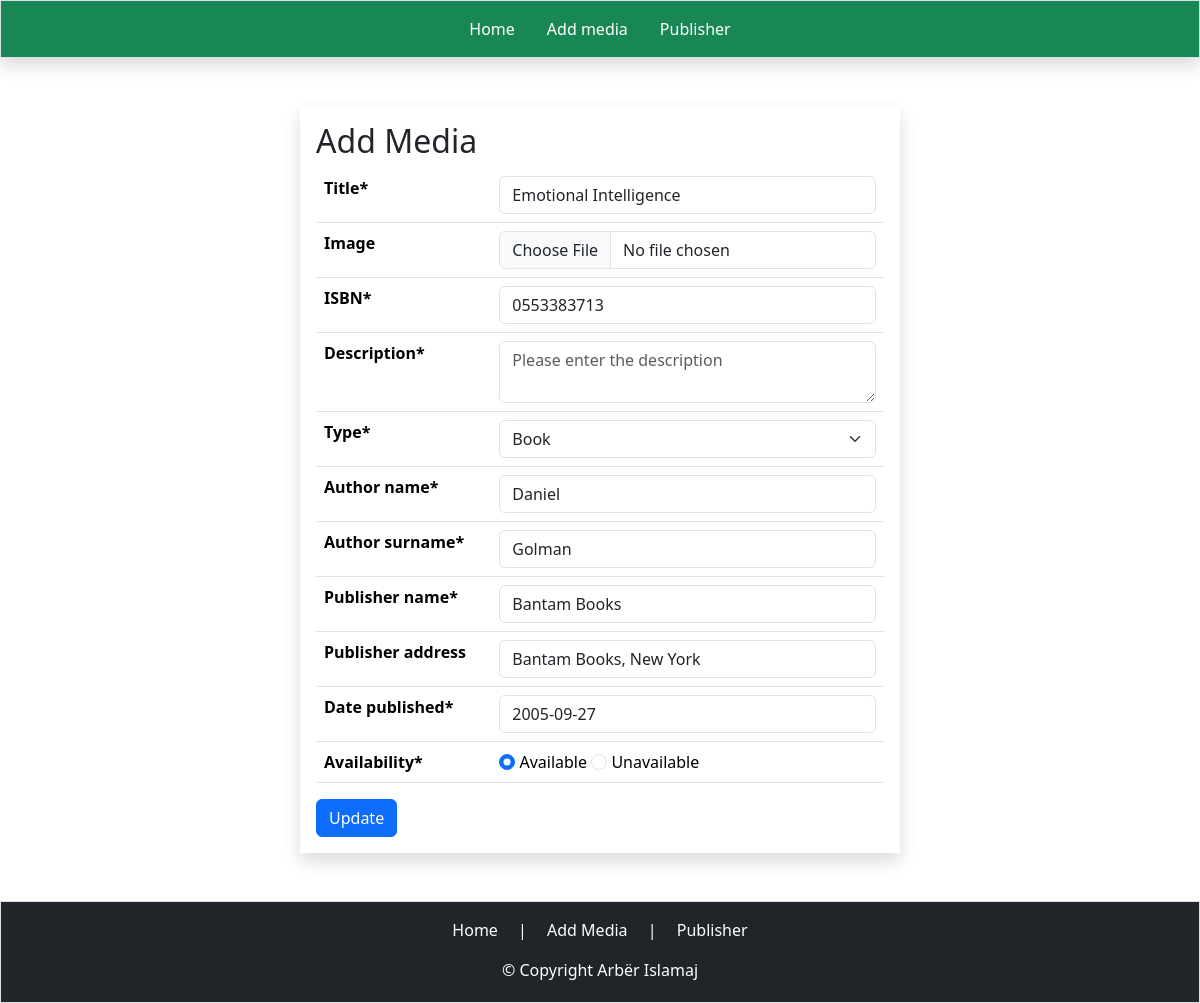
The page /update.php?mediaID=20 on the database its author committed.
### tables this page shows
CREATE TABLE `media_library` (
  `id` int(11) NOT NULL,
  `title` varchar(250) NOT NULL,
  `picture` varchar(250) DEFAULT NULL,
  `ISBN` varchar(50) NOT NULL,
  `description` varchar(250) NOT NULL,
  `type` varchar(30) NOT NULL,
  `author_first_name` varchar(55) NOT NULL,
  `author_last_name` varchar(55) NOT NULL,
  `publisher_name` varchar(100) NOT NULL,
  `publisher_address` varchar(250) DEFAULT NULL,
  `publish_date` date NOT NULL,
  `availability` varchar(55) NOT NULL
);

### update.php (the view, shortened to what this page needs)
<?php
require_once './components/db_connect.php';
$sql = "SELECT * FROM `media_library` WHERE id = $_GET[mediaID]";
$result = mysqli_query($conn, $sql);
$row = mysqli_fetch_assoc($result);
?>
<!DOCTYPE html>
<html lang="en">
<head>
    <link href="https://cdn.jsdelivr.net/npm/bootstrap@5.3.2/dist/css/bootstrap.min.css" rel="stylesheet">
</head>
<body>
    <?php require_once './components/navbar.php' ?>
    <div class="container w-50 shadow mt-5 mb-5 p-3">
        <fieldset class="">
            <h2>Add Media</h2>
            <form action="" method="POST" enctype="multipart/form-data">
                <table class="table">
                    <tbody>
                        <tr>
                            <th>
                                Title*
                            </th>
                            <td>
                                <input type="text" name="title" class="form-control" placeholder="Please enter the media title" value="<?= $row["title"]; ?>" required>
                            </td>
                        </tr>
                        <tr>
                            <th>
                                Image
                            </th>
                            <td>
                                <input type="file" name="picture" class="form-control" placeholder="Please enter an image URL" value="<?= $row["picture"]; ?>">
                            </td>
                        </tr>
                        <tr>
                            <th>
                                ISBN*
                            </th>
                            <td>
                                <input type="text" name="ISBN" class="form-control" placeholder="Please enter the ISBN code" value="<?= $row["ISBN"]; ?>" required>
                            </td>
                        </tr>
                        <tr>
                            <th>
                                Description*
                            </th>
                            <td>
                                <textarea type="text" name="description" class="form-control" placeholder="Please enter the description" value="<?= $row["description"]; ?>"></textarea>
                            </td>
                        </tr>
                        <tr>
                            <th>
                                Type*
                            </th>
                            <td>
                                <select type="select" name="type" class="form-select" aria-label="Default select example" placeholder="Please enter the title" required>
                                    <option <?php echo $row["type"] == "book" ? "selected" : "" ?> value="book">Book</option>
                                </select>
                            </td>
                        </tr>
                        <tr>
                            <th>
                                Author name*
                            </th>
                            <td>
                                <input class="form-control" type="text" name="author_first_name" placeholder="Please enter the first name" value="<?= $row["author_first_name"]; ?>" required>
                            </td>
                        </tr>
                        <tr>
                            <th>
                                Author surname*
                            </th>
                            <td>
                                <input class="form-control" type="text" name="author_last_name" placeholder="Please enter the last name" value="<?= $row["author_last_name"]; ?>" required>
                            </td>
                        </tr>
                        <tr>
                            <th>
                                Publisher name*
                            </th>
                            <td>
                                <input class="form-control" type="text" name="publisher_name" placeholder="Please enter the publisher name" value="<?= $row["publisher_name"]; ?>" required>
                            </td>
                        </tr>
                        <tr>
                            <th>
                                Publisher address
                            </th>
                            <td>
                                <input class="form-control" type="text" name="publisher_address" placeholder="Please enter the publisher address" value="<?= $row["publisher_address"]; ?>">
                            </td>
                        </tr>
                        <tr>
                            <th>
                                Date published*
                            </th>
                            <td>
                                <input class="form-control" type="text" name="publish_date" placeholder="Please enter the date i. e. 2023-11-17" value="<?= $row["publish_date"]; ?>">
                            </td>
                        </tr>
                        <tr>
                            <th>
                                Availability*
                            </th>
                            <td>
                                <input class="form-check-input" name="availability" value="available" type="radio" required checked>
                                <label class="form-check-label" for="availableRadio">Available</label>
                                <input class="form-check-input" name="availability" value="unavailable" type="radio" required>
                                <label class="form-check-label" for="unavailableRadio">Unavailable</label>
                            </td>
                        </tr>
                    </tbody>
                </table>
                <input type="submit" value="Update" name="create" class="btn btn-primary">
            </form>
        </fieldset>
    </div>
    <?php require_once './components/footer.php' ?>
</body>
</html>

### update.php (style rules this page uses)
body { min-height: 100vh; display: flex; flex-direction: column; }

### rows shown on the page
media_library: title "Emotional Intelligence", ISBN "0553383713", description "Please enter the description", type "Book", author_first_name "Daniel", author_last_name "Golman", publisher_name "Bantam Books", publisher_address "Bantam Books, New York", publish_date "2005-09-27"
